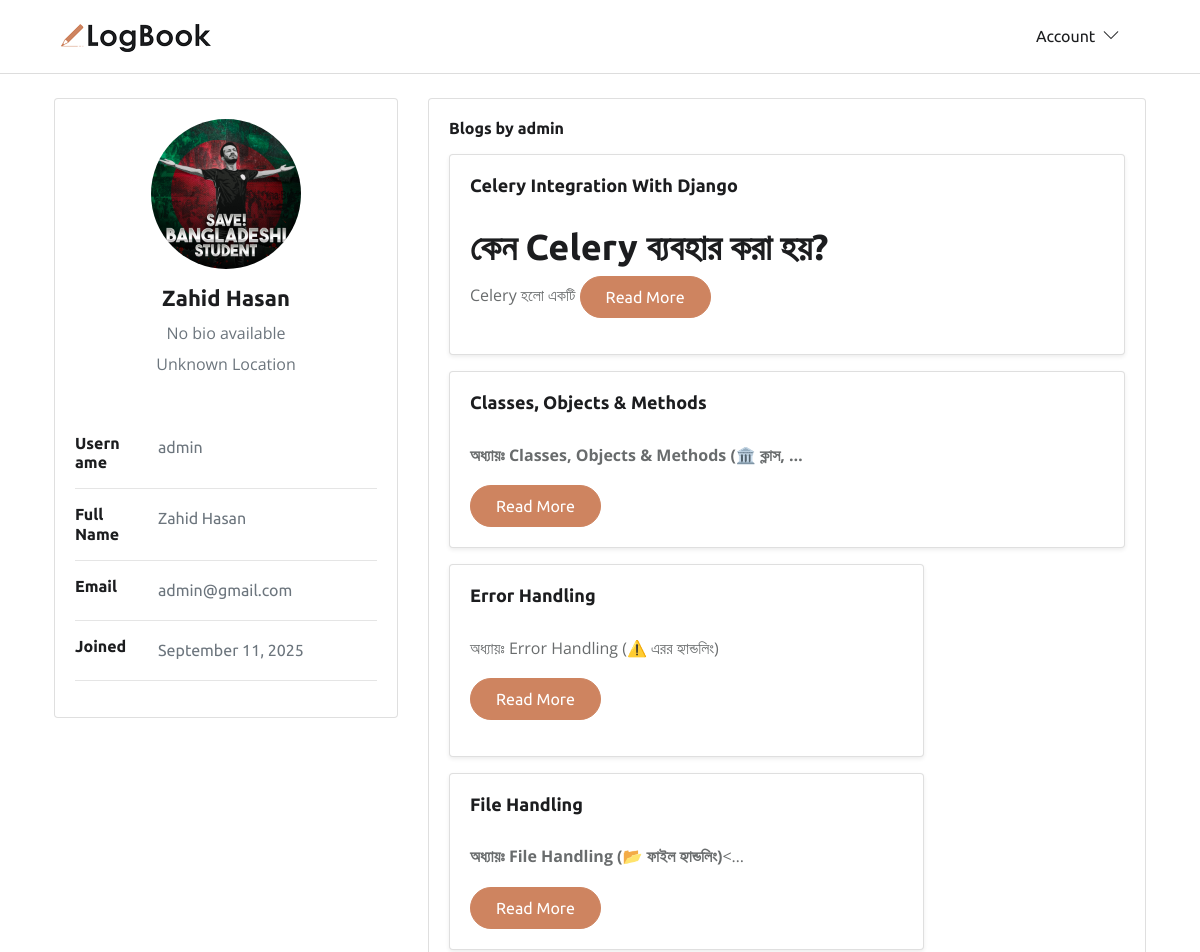
/account/profile/admin/ (upper part), run on an earlier commit of the app's database.
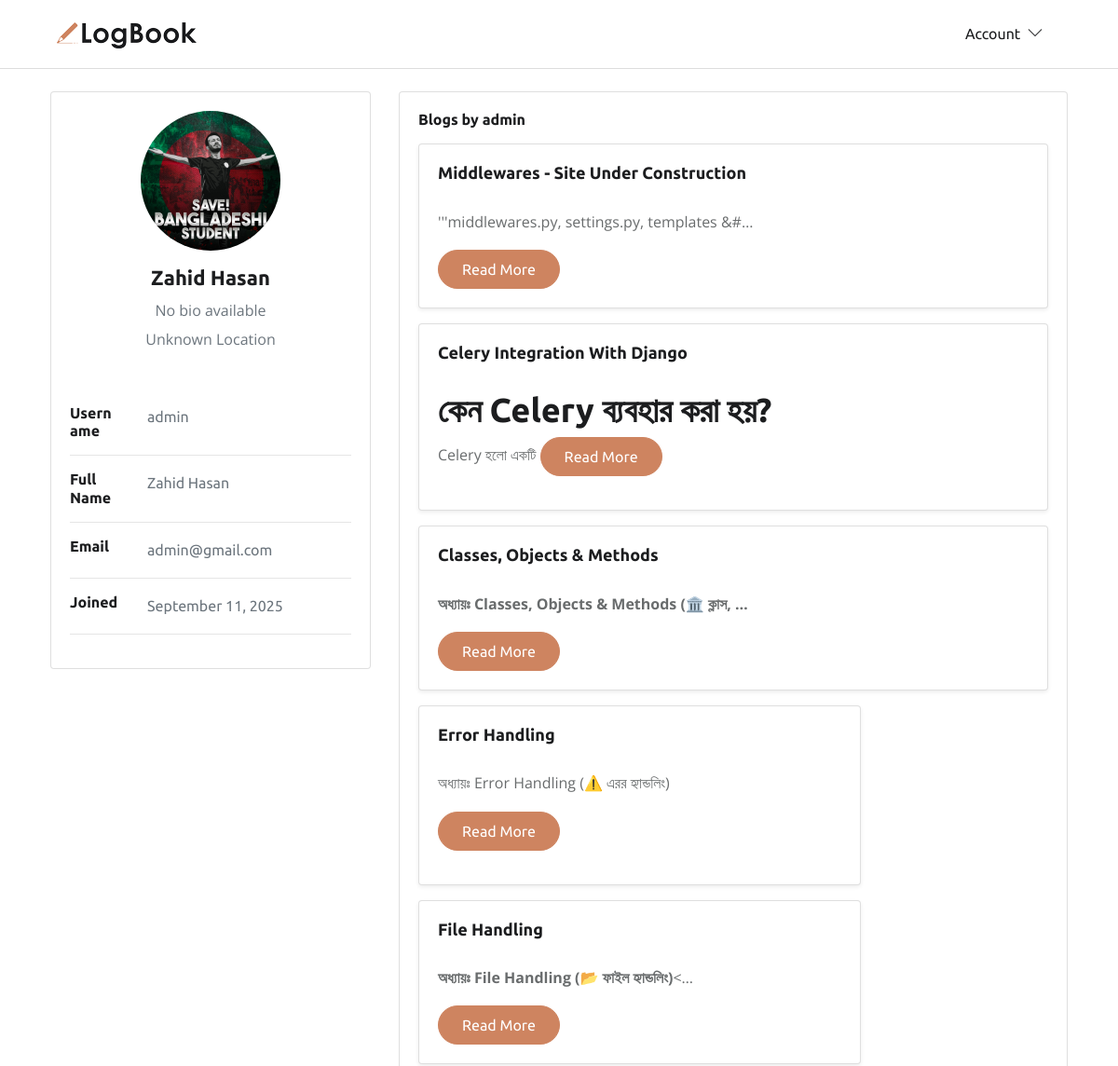
And on a later commit of the database.
### app_home/models.py (models this page shows, shortened)
class Blog(models.Model):
    author = models.ForeignKey(
        settings.AUTH_USER_MODEL,
        related_name='user_blogs',
        on_delete=models.CASCADE
    )
    title = models.CharField(max_length=100, unique=True)
    slug = models.SlugField(unique=True, blank=True, null=True, max_length=300)
    content = RichTextUploadingField()
    category = models.ForeignKey(
        Category,
        related_name='category_blogs',
        on_delete=models.CASCADE
    )
    tags = models.ManyToManyField(Tag, related_name='tag_blogs')
    created_date = models.DateTimeField(auto_now_add=True)
    updated_date = models.DateTimeField(auto_now=True)
    class Meta:
        ordering = ['-created_date']
    def get_absolute_url(self):
        return reverse('blog-detail', kwargs={'slug': self.slug})

### app_account/views.py (the view, shortened to what this page needs)
# urls.py: path('profile/<str:username>/', User_ProfileView, name='profile'),
def User_ProfileView(request, username):
    profile_user = get_object_or_404(Profile, user__username=username)
    user_blogs = profile_user.user.user_blogs.all()
    form = None
    context = {
        'profile_user': profile_user,
        'user_blogs': user_blogs,
        'form': form
    }
    return render(request, 'app_account/profile.html', context)

### app_home/context_processors.py (called while the page is built)
def get_all_categories(request):
    categories = Category.objects.all()
    return {'categories': categories}

def get_all_tags(request):
    tags = Tag.objects.all()
    return {'tags': tags}

def get_recent_blogs(request):
    recent_blogs = Blog.objects.order_by('-created_date')[:5]
    return {'recent_blogs': recent_blogs}

### templates/app_account/profile.html (shortened to what the changed rows need)
{% extends 'base/base.html' %}
{% load static %}
{% load crispy_forms_tags %}
{% block content %}
<div class="container p-4">
    <div class="main-body">
        <div class="row gutters-sm">
            <div class="col-md-8">
                <div class="card">
                    <div class="card-body">
                        <div class="row">
                            {% for blog in user_blogs %}
                            <div class="col-md-12 mb-3">
                                <div class="card h-100 shadow-sm">
                                    <div class="card-body">
                                        <h5 class="card-title">{{ blog.title }}</h5>
                                        <p class="card-text text-truncate">{{ blog.content|truncatechars:60|safe }}</p>
                                        <a href="{{ blog.get_absolute_url }}" class="btn btn-sm btn-primary">Read
                                            More</a>
                                    </div>
                                </div>
                            </div>
                            {% empty %}
                            <div class="col-12">
                                <p>No blogs yet.</p>
                            </div>
                            {% endfor %}
                        </div>
                    </div>
                </div>
            </div>
        </div>
    </div>
</div>
{% endblock %}

What changed in the data, as far as the page shows it:
added Blog: title "Middlewares - Site Under Construction", content "'''middlewares.py, settings.py, templates &#…"
